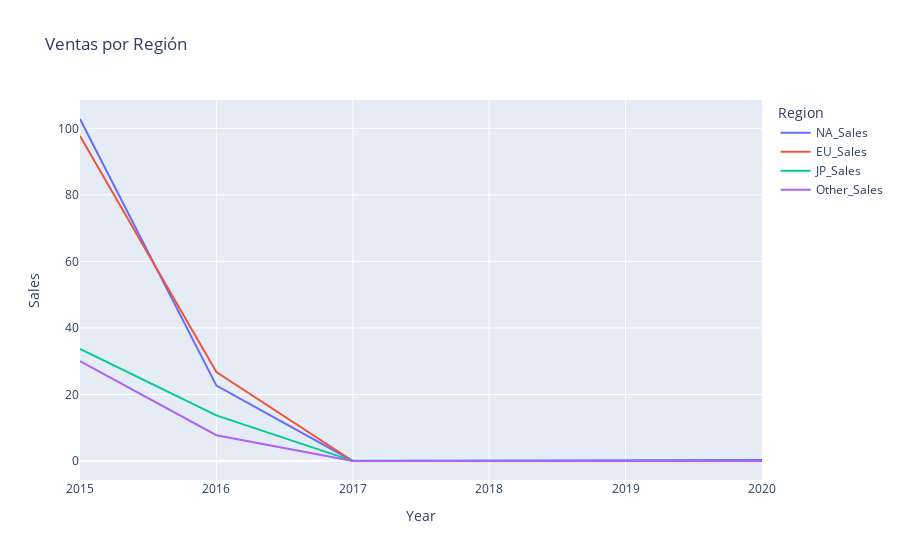

Notebook source saved alongside this figure:
### Code cell
fig_region = px.line(sales_region_melted, x='Year', y='Sales', color='Region', title='Ventas por Región')
fig_region.show()

### Figure 1 — Plotly figure (JSON) as saved in the notebook; plotly's stock layout.template omitted (floating-point values rounded to 4 significant figures)
{"data": [{"hovertemplate": "Region=NA_Sales<br>Year=%{x}<br>Sales=%{y}<extra></extra>", "legendgroup": "NA_Sales", "line": {"color": "#636efa", "dash": "solid"}, "marker": {"symbol": "circle"}, "mode": "lines", "name": "NA_Sales", "orientation": "v", "showlegend": true, "type": "scatter", "x": [2015, 2016, 2017, 2020], "xaxis": "x", "y": [102.8, 22.66, 0, 0.27], "yaxis": "y"}, {"hovertemplate": "Region=EU_Sales<br>Year=%{x}<br>Sales=%{y}<extra></extra>", "legendgroup": "EU_Sales", "line": {"color": "#EF553B", "dash": "solid"}, "marker": {"symbol": "circle"}, "mode": "lines", "name": "EU_Sales", "orientation": "v", "showlegend": true, "type": "scatter", "x": [2015, 2016, 2017, 2020], "xaxis": "x", "y": [97.71, 26.76, 0, 0], "yaxis": "y"}, {"hovertemplate": "Region=JP_Sales<br>Year=%{x}<br>Sales=%{y}<extra></extra>", "legendgroup": "JP_Sales", "line": {"color": "#00cc96", "dash": "solid"}, "marker": {"symbol": "circle"}, "mode": "lines", "name": "JP_Sales", "orientation": "v", "showlegend": true, "type": "scatter", "x": [2015, 2016, 2017, 2020], "xaxis": "x", "y": [33.72, 13.7, 0.05, 0], "yaxis": "y"}, {"hovertemplate": "Region=Other_Sales<br>Year=%{x}<br>Sales=%{y}<extra></extra>", "legendgroup": "Other_Sales", "line": {"color": "#ab63fa", "dash": "solid"}, "marker": {"symbol": "circle"}, "mode": "lines", "name": "Other_Sales", "orientation": "v", "showlegend": true, "type": "scatter", "x": [2015, 2016, 2017, 2020], "xaxis": "x", "y": [30.01, 7.75, 0, 0.02], "yaxis": "y"}], "layout": {"legend": {"title": {"text": "Region"}, "tracegroupgap": 0}, "title": {"text": "Ventas por Región"}, "xaxis": {"anchor": "y", "domain": [0, 1], "title": {"text": "Year"}}, "yaxis": {"anchor": "x", "domain": [0, 1], "title": {"text": "Sales"}}}}
